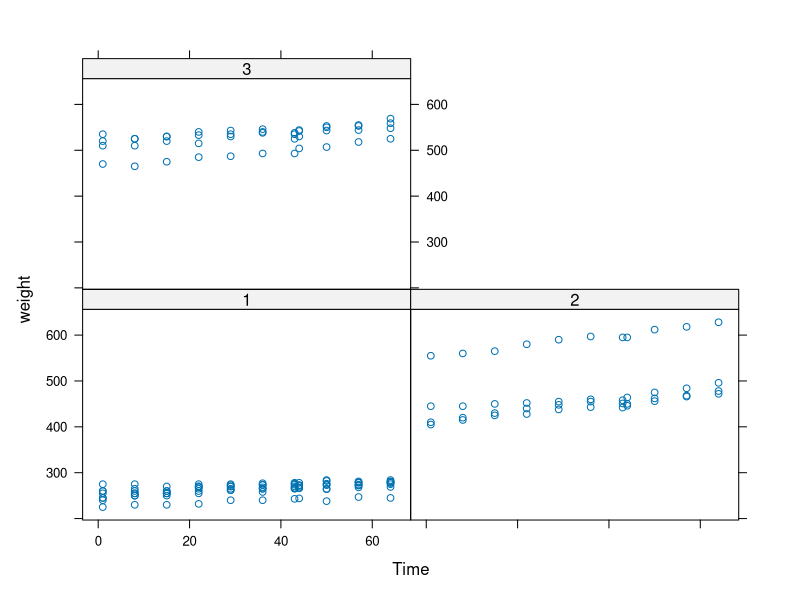
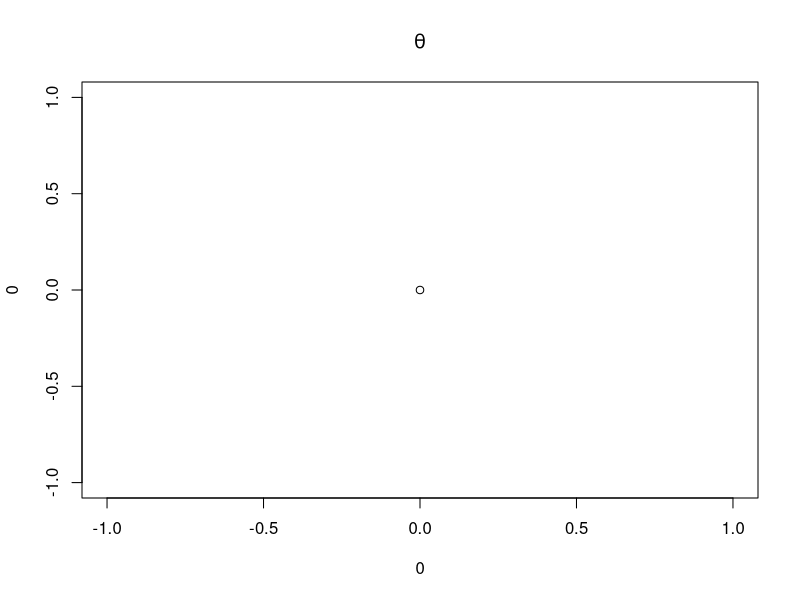

Recreate these plots in R, in order.
# Week 3 quiz
postscript()
windows()

library(nlme)
library(lattice)
xyplot(weight ~ Time | Diet, BodyWeight)

plot(0, 0, main = expression(theta))

set.seed(1)
rpois(5, 2)
